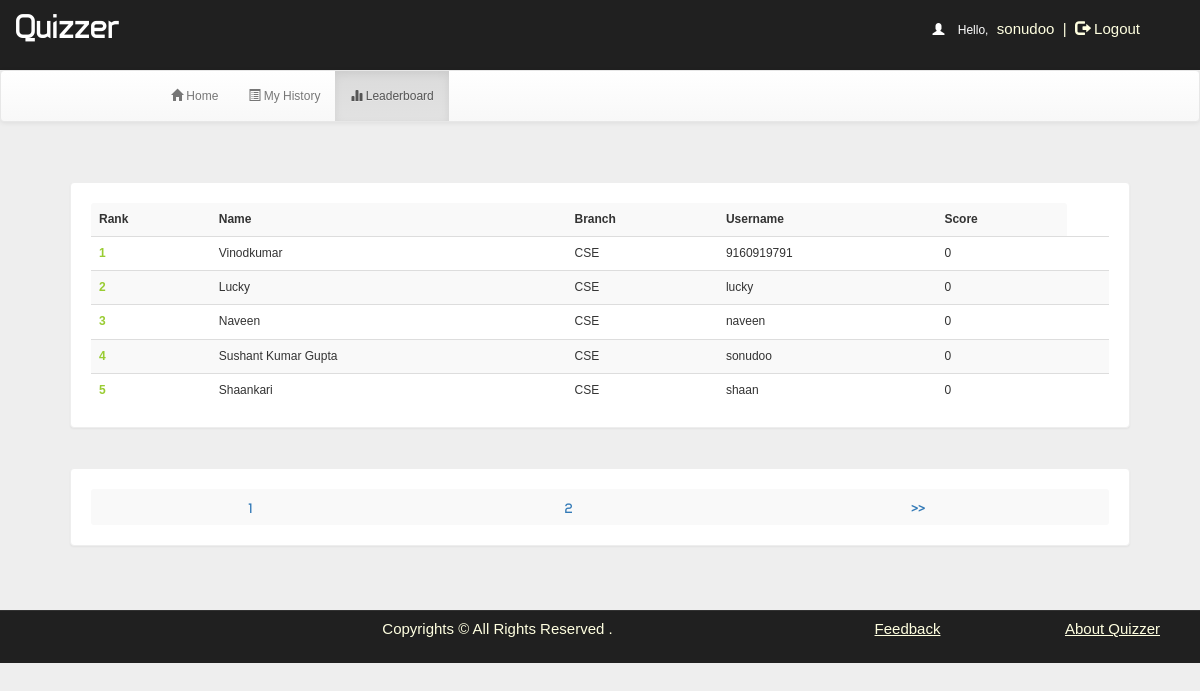
Screenshot of /account.php?q=3 (signed in) with the database file from the repository.
### tables this page shows
CREATE TABLE `rank` (
  `id` int(100) NOT NULL,
  `username` varchar(50) NOT NULL,
  `score` int(11) NOT NULL,
  `time` timestamp NOT NULL DEFAULT current_timestamp() ON UPDATE current_timestamp()
);

CREATE TABLE `user` (
  `id` int(100) NOT NULL,
  `name` varchar(50) NOT NULL,
  `rollno` varchar(20) NOT NULL,
  `branch` varchar(20) NOT NULL,
  `gender` varchar(5) NOT NULL,
  `username` varchar(50) NOT NULL,
  `phno` bigint(20) NOT NULL,
  `password` varchar(50) NOT NULL
);

### account.php (the view, shortened to what this page needs)
<!DOCTYPE html PUBLIC "-//W3C//DTD XHTML 1.0 Transitional//EN" "http://www.w3.org/TR/xhtml1/DTD/xhtml1-transitional.dtd">
<html xmlns="http://www.w3.org/1999/xhtml">
<head>
<link  rel="stylesheet" href="css/bootstrap.min.css"/>
 <link  rel="stylesheet" href="css/bootstrap-theme.min.css"/>
 <link rel="stylesheet" href="css/main.css">
 <link  rel="stylesheet" href="css/font.css">
</head>
<body>
<div class="header">
<div class="row">
<div class="col-lg-6">
<span class="logo">Quizzer</span></div>
<div class="col-md-4 col-md-offset-2">
 <?php
include_once 'dbConnection.php';
if (!(isset($_SESSION['username']))) {
    header("location:index.php");
} else {
    $name     = $_SESSION['name'];
    $username = $_SESSION['username'];
    echo '<span class="pull-right top title1" ><span style="color:white"><span class="glyphicon glyphicon-user" aria-hidden="true"></span>&nbsp;&nbsp;&nbsp;&nbsp;Hello,</span> <span class="log log1" style="color:lightyellow">' . $username . '&nbsp;&nbsp;|&nbsp;&nbsp;<a href="logout.php?q=account.php" style="color:lightyellow"><span class="glyphicon glyphicon-log-out" aria-hidden="true"></span>&nbsp;Logout</button></a></span>';
}
?>
</div>
</div></div>
<div class="bg">
<nav class="navbar navbar-default title1">
  <div class="container-fluid">
    <div class="navbar-header">
      <a class="navbar-brand" href="#"><b>&nbsp;&nbsp;&nbsp;&nbsp;&nbsp;&nbsp;&nbsp;&nbsp;&nbsp;&nbsp;&nbsp;&nbsp;&nbsp;&nbsp;&nbsp;&nbsp;&nbsp;&nbsp;&nbsp;&nbsp;&nbsp;&nbsp;&nbsp;&nbsp;&nbsp;</b></a>
    </div>
    <div class="collapse navbar-collapse" id="bs-example-navbar-collapse-1">
      <ul class="nav navbar-nav">
        <li <?php
if (@$_GET['q'] == 1)
    echo 'class="active"';
?> ><a href="account.php?q=1"><span class="glyphicon glyphicon-home" aria-hidden="true"></span>&nbsp;Home<span class="sr-only">(current)</span></a></li>
        <li <?php
if (@$_GET['q'] == 2)
    echo 'class="active"';
?>><a href="account.php?q=2"><span class="glyphicon glyphicon-list-alt" aria-hidden="true"></span>&nbsp;My History</a></li>
    <li <?php
if (@$_GET['q'] == 3)
    echo 'class="active"';
?>><a href="account.php?q=3"><span class="glyphicon glyphicon-stats" aria-hidden="true"></span>&nbsp;Leaderboard</a></li></ul>
      </div>
  </div>
</nav>
<div class="container">
<div class="row">
<div class="col-md-12">
<?php
if (@$_GET['q'] == 3) {
    if(isset($_GET['show'])){
        $show = $_GET['show'];
        $showfrom = (($show-1)*10) + 1;
        $showtill = $showfrom + 9;
    }
    else{
        $show = 1;
        $showfrom = 1;
    }
    $q = mysqli_query($con, "SELECT * FROM rank") or die('Error223');
    echo '<div class="panel title">
<table class="table table-striped title1" >
<tr><td style="vertical-align:middle"><b>Rank</b></td><td style="vertical-align:middle"><b>Name</b></td><td style="vertical-align:middle"><b>Branch</b></td><td style="vertical-align:middle"><b>Username</b></td><td style="vertical-align:middle"><b>Score</b></td></tr>';
    $c = $showfrom-1;
    $total = mysqli_num_rows($q);
    if($total >= $showfrom){
        $q = mysqli_query($con, "SELECT * FROM rank ORDER BY score DESC, time ASC LIMIT ".($showfrom-1).",10") or die('Error223');
        while ($row = mysqli_fetch_array($q)) {
            $e = $row['username'];
            $s = $row['score'];
            $q12 = mysqli_query($con, "SELECT * FROM user WHERE username='$e' ") or die('Error231');
            while ($row = mysqli_fetch_array($q12)) {
                $name     = $row['name'];
                $branch   = $row['branch'];
                $username = $row['username'];
            }
            $c++;
            echo '<tr><td style="color:#99cc32"><b>' . $c . '</b></td><td style="vertical-align:middle">' . $name . '</td><td style="vertical-align:middle">' . $branch . '</td><td style="vertical-align:middle">' . $username . '</td><td style="vertical-align:middle">' . $s . '</td><td style="vertical-align:middle">';
        }
    }
    else{
    }
    echo '</table></div>';
    echo '<div class="panel title"><table class="table table-striped title1" ><tr>';
    $total = round($total/10) + 1;
    if(isset($_GET['show'])){
        $show = $_GET['show'];
    }
    else{
        $show = 1;
    }
    if($show == 1 && $total==1){
    }
    else if($show == 1 && $total!=1){
        $i = 1;
        while($i<=$total){
            echo '<td style="vertical-align:middle;text-align:center"><a style="font-size:14px;font-family:typo;font-weight:bold" href="account.php?q=3&show='.$i.'">&nbsp;'.$i.'&nbsp;</a></td>';
            $i++;
        }
        echo '<td style="vertical-align:middle;text-align:center"><a style="font-size:14px;font-family:typo;font-weight:bold" href="account.php?q=3&show='.($show+1).'">&nbsp;>>&nbsp;</a></td>';
    }
    echo '</tr></table></div>';
}
?>
</div></div></div></div>
<div class="row footer">
 <div class="col-md-2 box"></div>
<div class="col-md-6 box">
<span href="#" data-target="#login" style="color:lightyellow">Copyrights &copy; All Rights Reserved .<br><br></span></div>
<div class="col-md-2 box">
<a href="feedback.php" style="color:lightyellow;text-decoration:underline" onmouseover="this.style('color:yellow')" target="new">Feedback</a></div>
<div class="col-md-2 box">
<a href="about.php" s style="color:lightyellow;text-decoration:underline" onmouseover="this.style('color:yellow')" target="new">About Quizzer</a></div>
</div>
</body>
</html>

### css/main.css (style rules this page uses)
body { overflow-x:hidden;width:100%;font: 12px "Century Gothic", "Times Roman", sans-serif;background:#eee;min-height:550px;background-attachment:fixed; }
.bg { min-height:540px; }
.panel { border-color:#eee;margin:40px;padding:20px;font: 15px "Century Gothic", "Times Roman", sans-serif; }
.title { font-family:'typo'; }
.header { background:#202020;height:70px; }
.logo { font-family:'typo';font-size:35px;color:#ffffff;margin:15px; }
.title1 { font: 12px "Century Gothic", "Times Roman", sans-serif; }
.footer { font-size:15px;text-align:center;border-top:1px solid;border-color:#323232;background-color:#202020; }
.footer a { margin:25px;color:#0000ff;text-decoration:none;font: 15px "Century Gothic", "Times Roman", sans-serif; }
.box { padding:9px; }
.top { margin-top:20px; }
.log1 { font: 15px 'Ubuntu', sans-serif;color:#0000ff;margin-left:10px; }
.log { margin:10px;margin-right:60px;margin-left:5px;color:#ffffb3;text-decoration:none;font-size:20px;font-size:15px; }

### rows the page displays
rank: user.name "Vinodkumar", user.branch "CSE", user.username "9160919791", score "0"
rank: user.name "Lucky", user.branch "CSE", user.username "lucky", score "0"
rank: user.name "Naveen", user.branch "CSE", user.username "naveen", score "0"
rank: user.name "Sushant Kumar Gupta", user.branch "CSE", user.username "sonudoo", score "0"
rank: user.name "Shaankari", user.branch "CSE", user.username "shaan", score "0"

### other values shown
$username "sonudoo"
